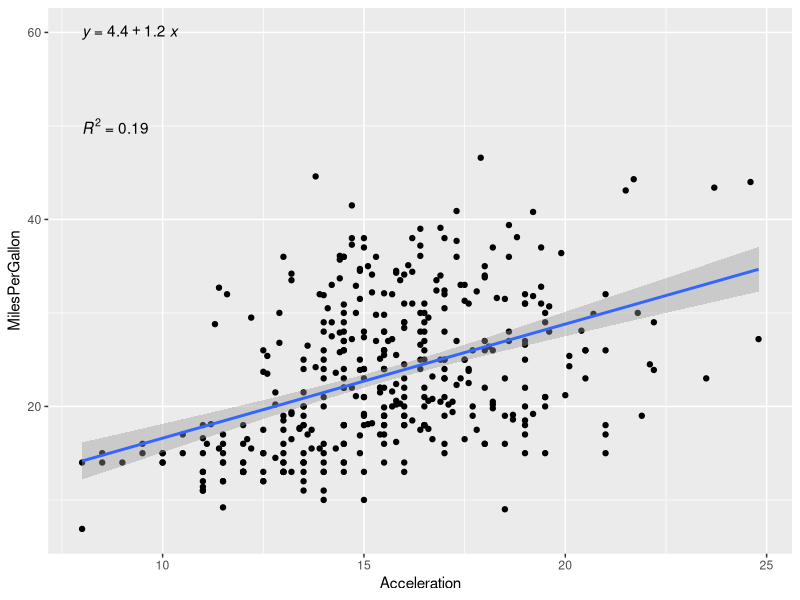
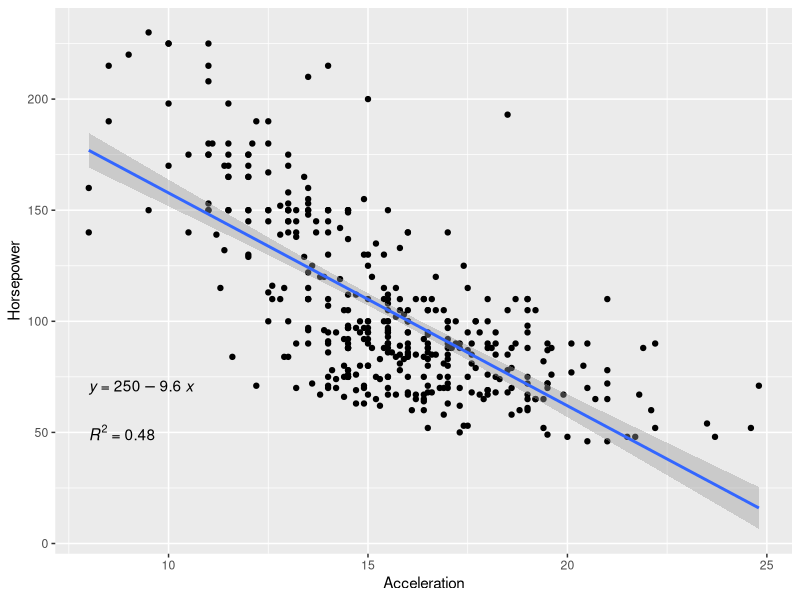
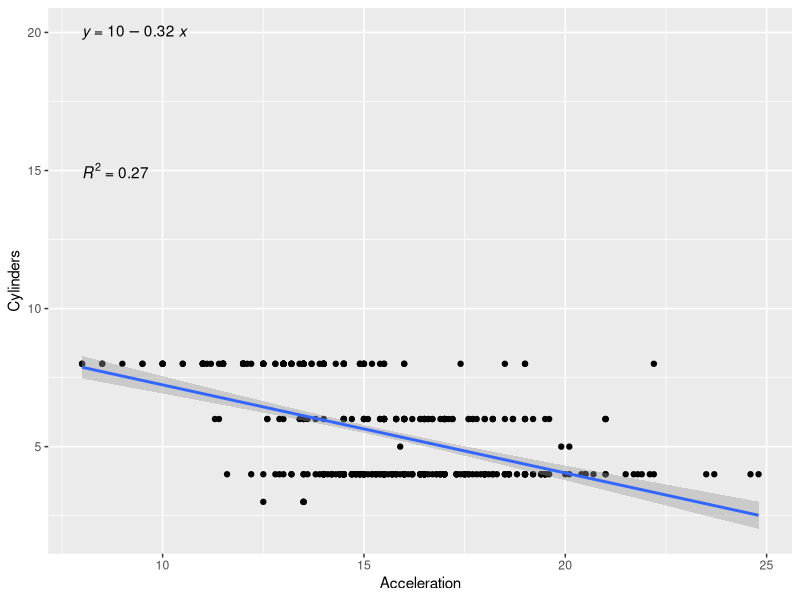
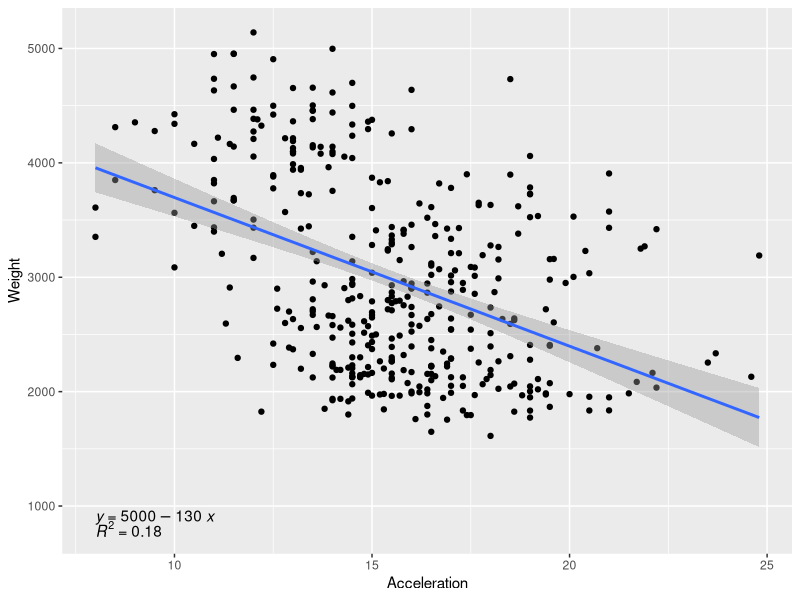
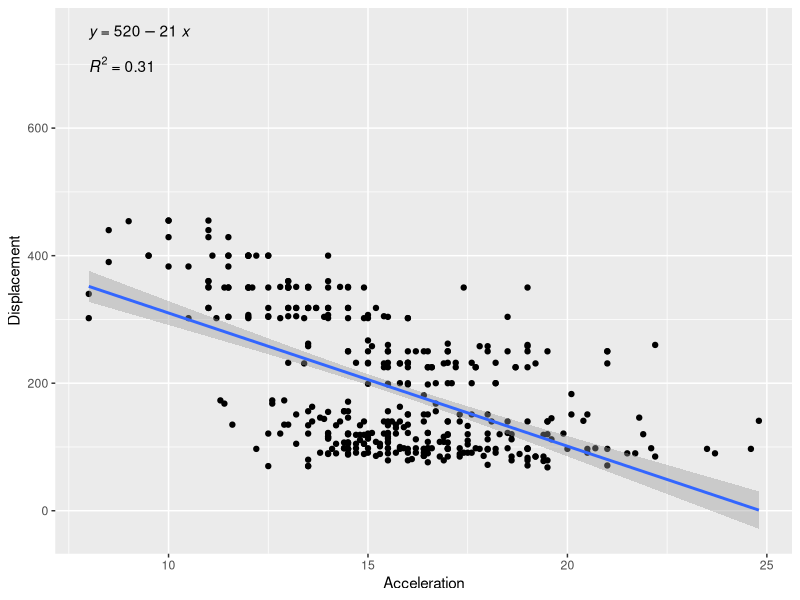

The R source for these figures, in order:
#Libraries:
library(readr) #Reader for csv.
library(ggplot2) #GGplot for graphs
library(ggpubr) #Regression and R^2

#Reading Data
cars <- read_csv("cars.csv")

#Quick summary of data set
summary(cars)

#View Dataset raw data
View(cars)

#Variables
Acceleration<-cars$Acceleration
MilesPerGallon <- cars$MPG
Horsepower<-cars$Horsepower
Weight<-cars$Weight
Displacement<-cars$Displacement
Cylinders<-cars$Cylinders

#Plots using ggplot
#Correlation between Acceleration and MPG
ggplot(data=cars, aes(x=Acceleration, y=MilesPerGallon)) + geom_point() +
geom_smooth(method = lm) +
  stat_regline_equation(label.y = 60, aes(label = ..eq.label..)) +  
  stat_regline_equation(label.y = 50, aes(label = ..rr.label..))

#Correlation between Acceleration and Horsepower
ggplot(data=cars, aes(x=Acceleration, y=Horsepower)) + geom_point() + 
  geom_smooth(method = lm) +
  stat_regline_equation(label.y = 70, aes(label = ..eq.label..)) + 
  stat_regline_equation(label.y = 50, aes(label = ..rr.label..))

#Correlation between Acceleration and Cylinders
ggplot(data=cars, aes(x=Acceleration, y=Cylinders)) + geom_point() + 
  geom_smooth(method = lm) +
  stat_regline_equation(label.y = 20, aes(label = ..eq.label..)) + 
  stat_regline_equation(label.y = 15, aes(label = ..rr.label..))

#Correlation between Acceleration and Weight
ggplot(data=cars, aes(x=Acceleration, y=Weight)) + geom_point() + 
  geom_smooth(method = lm) +
  stat_regline_equation(label.y = 900, aes(label = ..eq.label..)) + 
  stat_regline_equation(label.y = 800, aes(label = ..rr.label..))

#Correlation between Acceleration and Displacement
ggplot(data=cars, aes(x=Acceleration, y=Displacement)) + geom_point() + 
  geom_smooth(method = lm) +
  stat_regline_equation(label.y = 750, aes(label = ..eq.label..)) + 
  stat_regline_equation(label.y = 700, aes(label = ..rr.label..))
